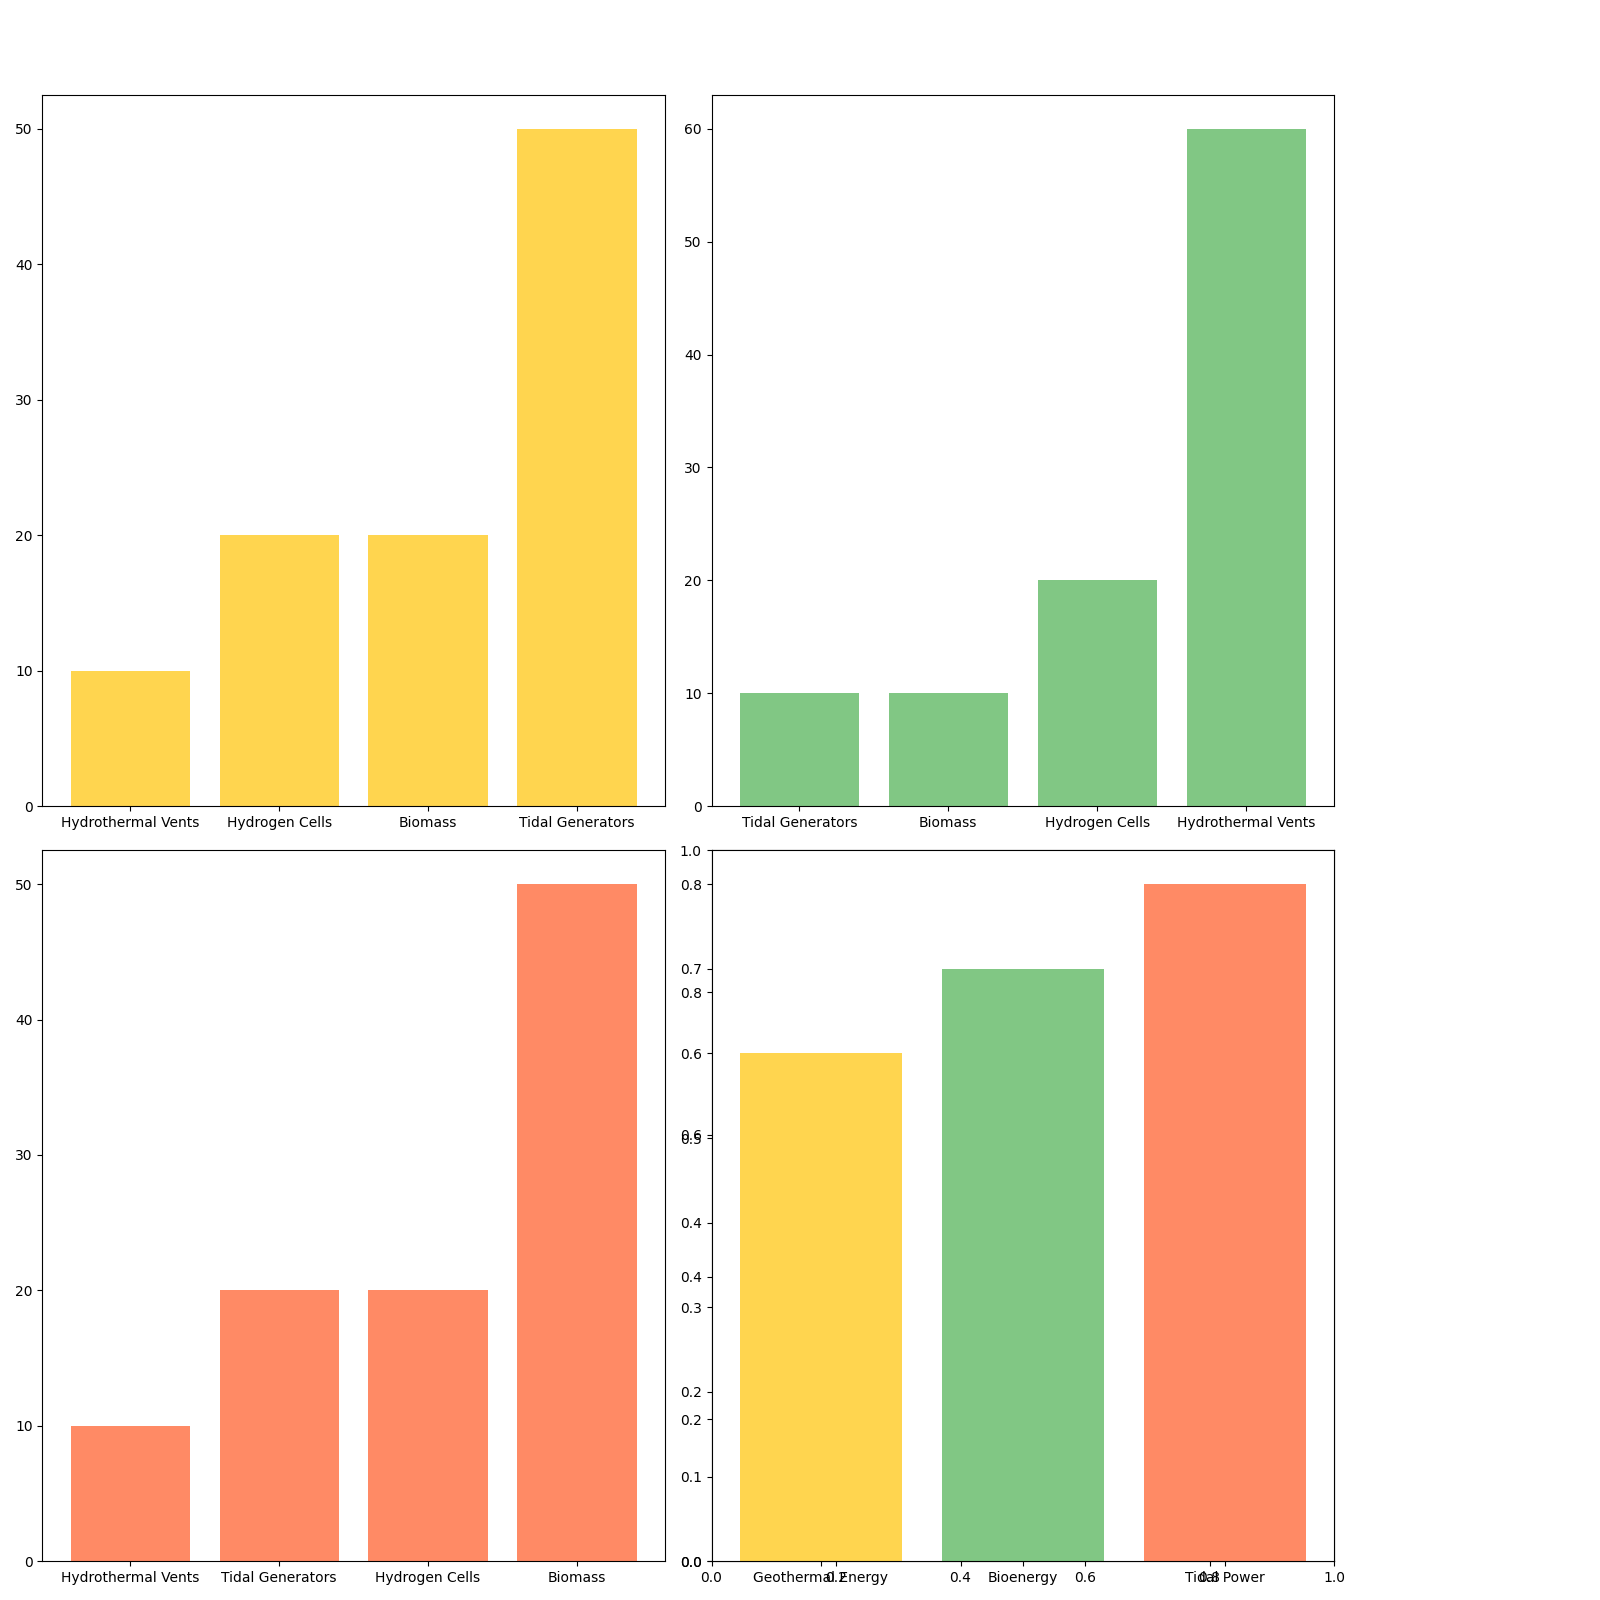

Source code (Python):
import matplotlib.pyplot as plt
import numpy as np

sectors = ['Tidal Power', 'Geothermal Energy', 'Bioenergy']
power_sources = ['Tidal Generators', 'Hydrothermal Vents', 'Hydrogen Cells', 'Biomass']

energy_data = [
    [50, 10, 20, 20],
    [10, 60, 20, 10],
    [20, 10, 20, 50]
]

efficiency_ratios = [0.8, 0.6, 0.7]

# Shuffled colors manually
colors = ['#FFD54F', '#81C784', '#FF8A65']

fig, ax = plt.subplots(2, 2, figsize=(16,16))
plt.subplots_adjust(top=0.85)

# Convert pie charts to sorted bar charts
for i in range(len(sectors)):
    data = energy_data[i]
    sorted_indices = np.argsort(data)  # Sorting indices of the data for ascending order
    sorted_data = np.array(data)[sorted_indices]
    sorted_power_sources = np.array(power_sources)[sorted_indices]
    
    ax.flatten()[i].bar(sorted_power_sources, sorted_data, color=colors[i])

# Sorted bar chart for efficiency ratios
sorted_indices_eff = np.argsort(efficiency_ratios)
sorted_eff_ratios = np.array(efficiency_ratios)[sorted_indices_eff]
sorted_sectors = np.array(sectors)[sorted_indices_eff]

ax_eff = fig.add_subplot(224)
ax_eff.bar(sorted_sectors, sorted_eff_ratios, color=colors)

plt.tight_layout(rect=[0, 0, 0.85, 0.95])
plt.show()
